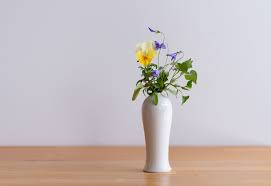
#> input picture queries/StyleTransfer_01/input/images.jpeg, 271 x 186 px, found by its file name
$ python simple_style_transfer.py
#> lines starting #> are read from the running program, lines starting #| are printed output that depends on the picture
import cv2
import numpy as np

def style_transfer(content_path, style_path, output_path):
    # Load the content and style images
    content_img = cv2.imread(content_path)
#> content_img is the input picture: shape (186, 271, 3); mean B, G, R 188.6, 188.7, 198.9
    style_img = cv2.imread(style_path)
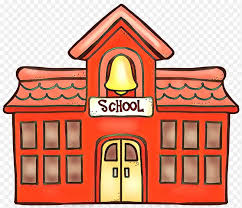
#> input picture queries/StyleTransfer_01/input/style.jpeg, 242 x 208 px, found by its file name
#> style_img is the input picture: shape (208, 242, 3); mean B, G, R 128.3, 148.4, 210.2

    # Resize style image to match content image size
    style_img = cv2.resize(style_img, (content_img.shape[1], content_img.shape[0]))
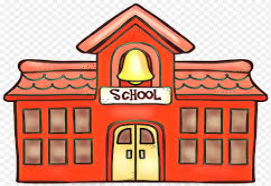
#> style_img: shape (186, 271, 3); mean B, G, R 128.3, 148.4, 210.2

    # Convert images to float32
    content_img = content_img.astype(np.float32)
    style_img = style_img.astype(np.float32)

    # Normalize images to [0, 1]
    content_img /= 255.0
    style_img /= 255.0

    # Simple style transfer using weighted average
    # This is a very basic approach, not neural style transfer
    alpha = 0.7  # Weight for content image
    beta = 0.3   # Weight for style image

    # Blend the images
    output_img = cv2.addWeighted(content_img, alpha, style_img, beta, 0)
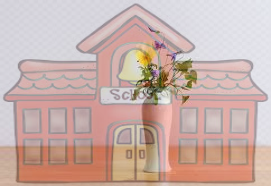
#> output_img: shape (186, 271, 3) float32; mean B, G, R 0.669, 0.693, 0.793

    # Convert back to uint8 and save
    output_img = (output_img * 255).astype(np.uint8)
    cv2.imwrite(output_path, output_img)

    print(f"Style transfer complete. Output saved to {output_path}")

if __name__ == "__main__":
    content_path = '/data/data/agent_test_codebase/GitTaskBench/queries/StyleTransfer_01/input/images.jpeg'
    style_path = '/data/data/agent_test_codebase/GitTaskBench/queries/StyleTransfer_01/input/style.jpeg'
    output_path = '/data/data/agent_test_codebase/GitTaskBench/eval_automation/output/StyleTransfer_01/output.jpg'

    style_transfer(content_path, style_path, output_path)
